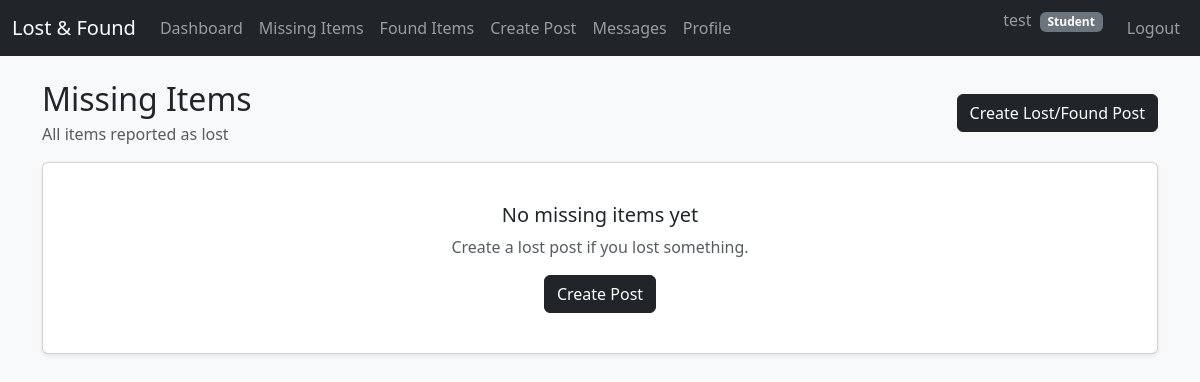
Page /student/lost (signed in) on the earlier database version.
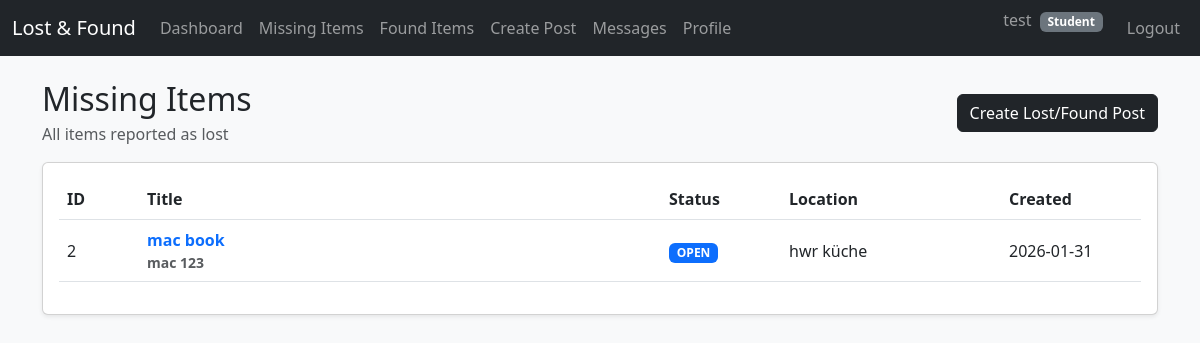
Same page on the later database version.
### db.py (models this page shows)
class ItemPost(db.Model):
    __tablename__ = "item_posts"
    id = db.Column(db.Integer, primary_key=True)
    post_type = db.Column(db.String(10), nullable=False)
    title = db.Column(db.String(200), nullable=False)
    description = db.Column(db.Text, nullable=False)
    location = db.Column(db.String(200))
    status = db.Column(db.String(20), default="open")
    created_by = db.Column(db.Integer, db.ForeignKey("users.id"), nullable=False)
    created_at = db.Column(db.DateTime, default=datetime.utcnow)
    creator = db.relationship("User", backref="posts")

### app.py (the view)
@app.route("/student/lost")
@login_required
def student_lost():
    posts = ItemPost.query.filter_by(post_type="lost").order_by(ItemPost.created_at.desc()).all()
    return render_template("student/lost.html", posts=posts)

### app.py (called while the page is built)
def login_required(f):
    from functools import wraps
    @wraps(f)
    def wrapper(*args, **kwargs):
        if "user_id" not in session:
            return redirect(url_for("login"))
        return f(*args, **kwargs)
    return wrapper

### templates/student/lost.html (shortened to what this page needs)
{% extends 'base.html' %}
{% block content %}
<div class="d-flex justify-content-between align-items-center mb-3">
  <div>
    <h2 class="mb-1">Missing Items</h2>
    <div class="text-muted">All items reported as lost</div>
  </div>
  <a class="btn btn-dark" href="{{ url_for('student_new_post') }}">Create Lost/Found Post</a>
</div>
<div class="card shadow-sm">
  <div class="card-body">
    {% if posts and posts|length > 0 %}
      <div class="table-responsive">
        <table class="table table-hover align-middle">
          <thead>
            <tr>
              <th style="width: 80px;">ID</th>
              <th>Title</th>
              <th style="width: 120px;">Status</th>
              <th style="width: 220px;">Location</th>
              <th style="width: 140px;">Created</th>
            </tr>
          </thead>
          <tbody>
            {% for post in posts %}
              <tr>
                <td>{{ post.id }}</td>
                <td class="fw-semibold">
                  <a class="text-decoration-none"
                     href="{{ url_for('student_post_detail', post_id=post.id) }}">
                    {{ post.title }}
                  </a>
                  <div class="text-muted small">
                    {{ post.description[:80] }}{% if post.description and post.description|length > 80 %}...{% endif %}
                  </div>
                </td>
                <td>
                  {% if post.status == "open" %}
                    <span class="badge text-bg-primary">OPEN</span>
                  {% elif post.status == "claimed" %}
                    <span class="badge text-bg-info">CLAIMED</span>
                  {% else %}
                    <span class="badge text-bg-secondary">CLOSED</span>
                  {% endif %}
                </td>
                <td>{{ post.location or "-" }}</td>
                <td>{{ post.created_at.strftime("%Y-%m-%d") }}</td>
              </tr>
            {% endfor %}
          </tbody>
        </table>
      </div>
    {% else %}
      <div class="text-center py-4">
        <h5 class="mb-2">No missing items yet</h5>
        <p class="text-muted mb-3">Create a lost post if you lost something.</p>
        <a class="btn btn-dark" href="{{ url_for('student_new_post') }}">Create Post</a>
      </div>
    {% endif %}
  </div>
</div>
{% endblock %}

Differences in the rows shown:
added ItemPost: id "2", title "mac book", description "mac 123", status "OPEN", location "hwr küche", created_at "2026-01-31"
Other differences:
text no longer shown: "No missing items yet Create a lost post if you lost something. Create Post"
text now shown: "ID Title Status Location Created"
